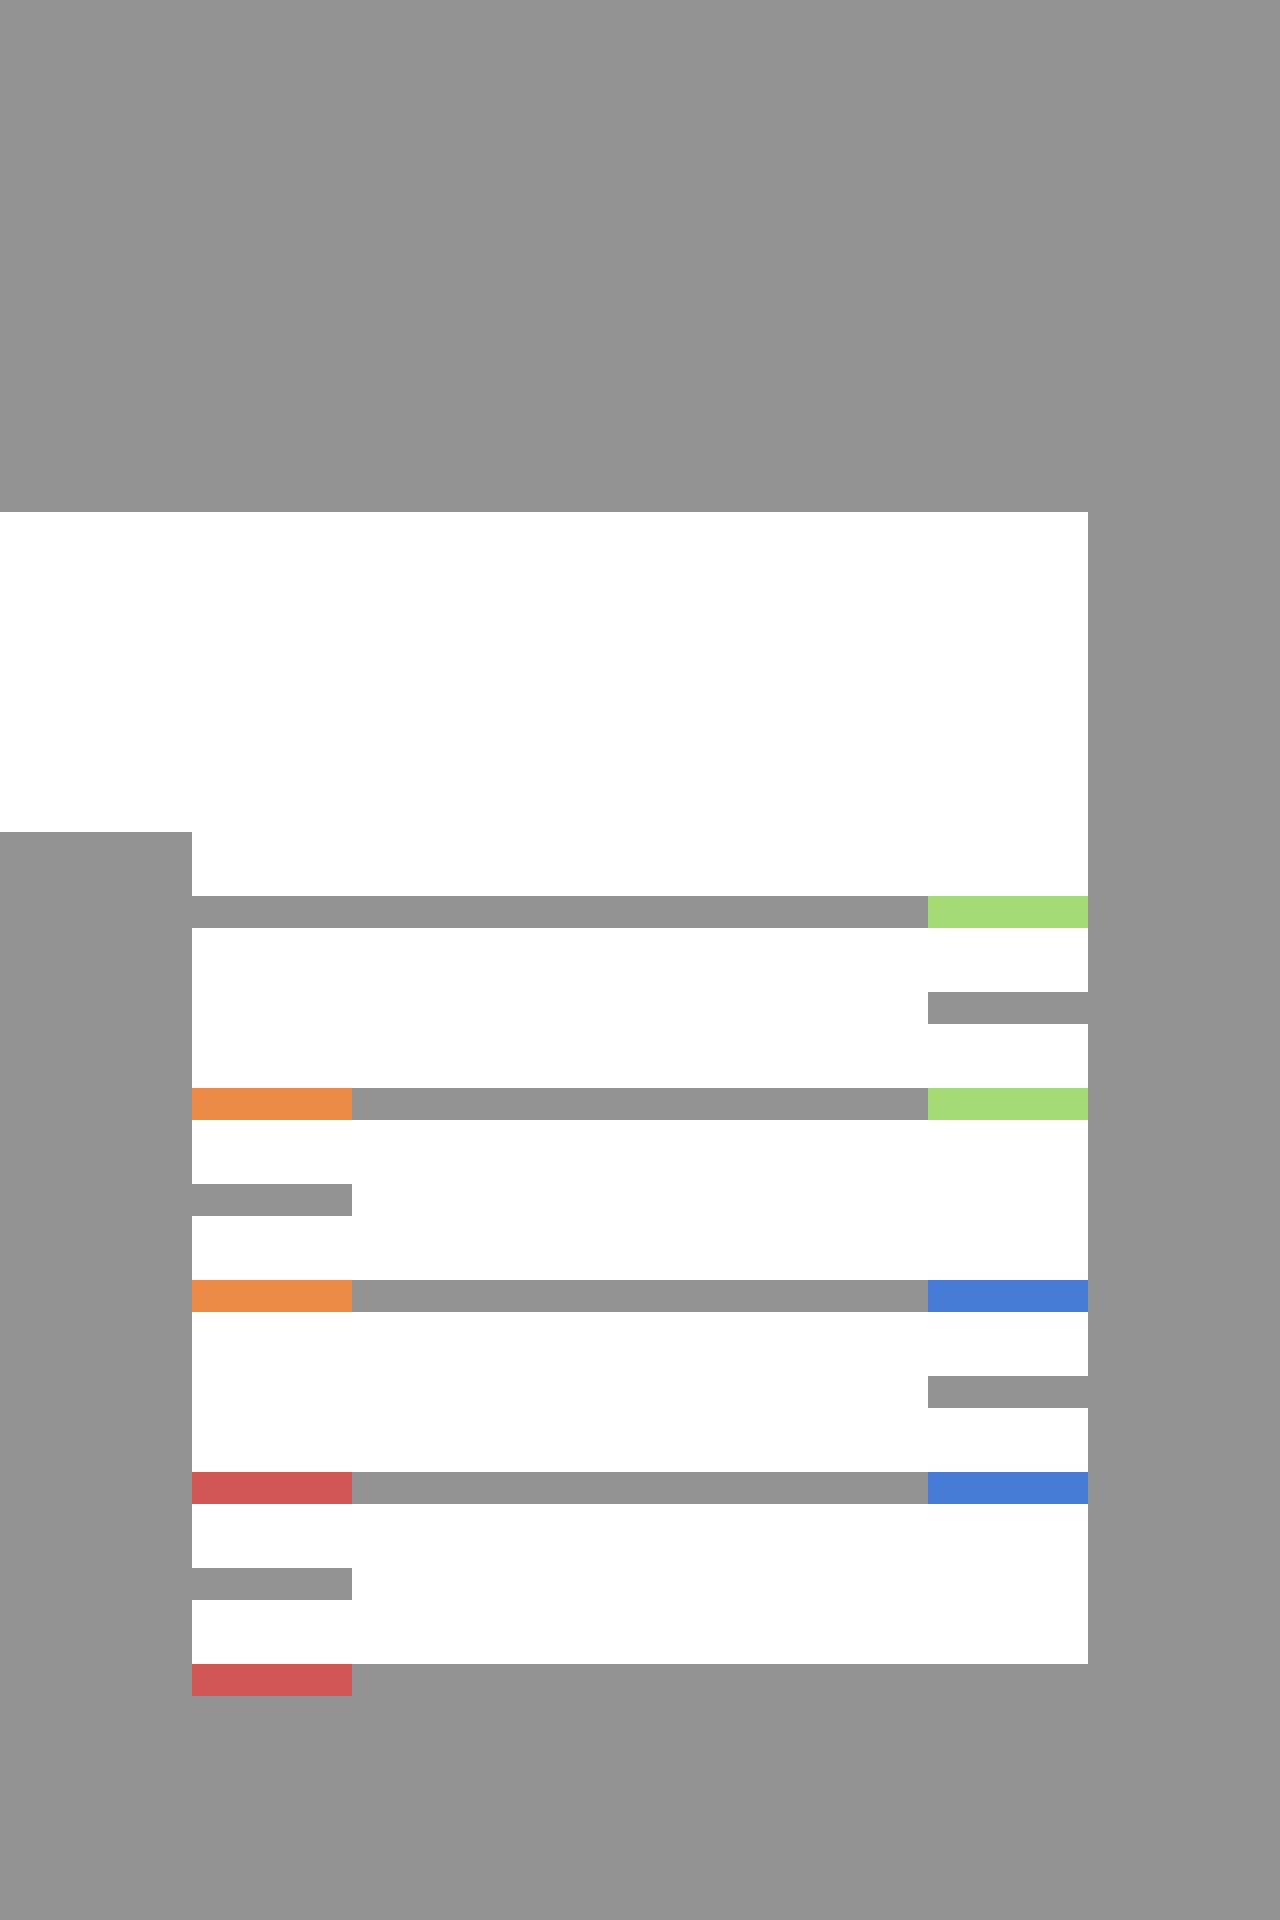

Tiled map render using the project's own tile images. Description and the map definition, with tile-layer contents summarised, below:
An orthogonal 40x60 tile map with 32x32 px tiles, 6 tile layers (backgroundLayer, blockedLayer, filterLayer1, filterLayer2, ...) and 7 objects.

<map version="1.2" tiledversion="1.2.3" orientation="orthogonal" renderorder="right-down" width="40" height="60" tilewidth="32" tileheight="32" infinite="0" nextlayerid="11" nextobjectid="11">
 <tileset firstgid="1" name="tileset" tilewidth="32" tileheight="32" tilecount="16" columns="4">
  <image source="tileset.png" width="128" height="128" />
 </tileset>
 <layer id="3" name="backgroundLayer" width="40" height="60">
  <data>[2400 cells, 2400 non-empty, 1 distinct tile ids]</data>
 </layer>
 <layer id="4" name="blockedLayer" width="40" height="60">
  <data>[2400 cells, 1444 non-empty, 5 distinct tile ids]</data>
 </layer>
 <objectgroup id="5" name="objectsLayer">
  <object id="1" gid="7" x="960" y="1568" width="32" height="32">
   <properties>
    <property name="type" value="playerStart" />
   </properties>
  </object>
  <object id="2" gid="7" x="544" y="1440" width="32" height="32">
   <properties>
    <property name="type" value="enemy" />
   </properties>
  </object>
  <object id="3" gid="7" x="352" y="1248" width="32" height="32">
   <properties>
    <property name="type" value="enemy" />
   </properties>
  </object>
  <object id="4" gid="7" x="704" y="1248" width="32" height="32">
   <properties>
    <property name="type" value="enemy" />
   </properties>
  </object>
  <object id="5" gid="7" x="512" y="1056" width="32" height="32">
   <properties>
    <property name="type" value="enemy" />
   </properties>
  </object>
  <object id="6" gid="7" x="864" y="1056" width="32" height="32">
   <properties>
    <property name="type" value="enemy" />
   </properties>
  </object>
  <object id="7" gid="3" x="32" y="800" width="32" height="32">
   <properties>
    <property name="type" value="exit" />
   </properties>
  </object>
 </objectgroup>
 <layer id="6" name="filterLayer1" width="40" height="60">
  <properties>
   <property name="color" value="D15555" />
   <property name="type" value="filterLayer" />
  </properties>
  <data>[2400 cells, 5 non-empty, 1 distinct tile ids]</data>
 </layer>
 <layer id="7" name="filterLayer2" width="40" height="60">
  <properties>
   <property name="color" value="467AD6" />
   <property name="type" value="filterLayer" />
  </properties>
  <data>[2400 cells, 5 non-empty, 1 distinct tile ids]</data>
 </layer>
 <layer id="8" name="filterLayer3" width="40" height="60">
  <properties>
   <property name="color" value="ED8A47" />
   <property name="type" value="filterLayer" />
  </properties>
  <data>[2400 cells, 5 non-empty, 1 distinct tile ids]</data>
 </layer>
 <layer id="9" name="filterLayer4" width="40" height="60">
  <properties>
   <property name="color" value="A4DB77" />
   <property name="type" value="filterLayer" />
  </properties>
  <data>[2400 cells, 5 non-empty, 1 distinct tile ids]</data>
 </layer>
</map>
